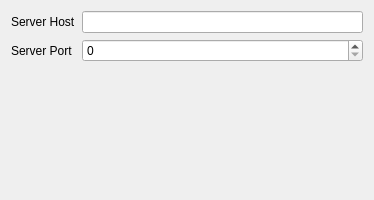
<?xml version="1.0" encoding="UTF-8"?>
<ui version="4.0">
 <class>Settings</class>
 <widget class="QWidget" name="Settings">
  <property name="geometry">
   <rect>
    <x>0</x>
    <y>0</y>
    <width>374</width>
    <height>200</height>
   </rect>
  </property>
  <layout class="QFormLayout">
   <item row="0" column="0">
    <widget class="QLabel" name="serverHost">
     <property name="text">
      <string>Server Host</string>
     </property>
     <property name="buddy">
      <cstring>serverHost</cstring>
     </property>
    </widget>
   </item>
   <item row="0" column="1">
    <widget class="QLineEdit" name="kcfg_serverHost"/>
   </item>
   <item row="1" column="0">
    <widget class="QLabel" name="serverPort">
     <property name="text">
      <string>Server Port</string>
     </property>
    </widget>
   </item>
   <item row="1" column="1">
    <widget class="QSpinBox" name="kcfg_serverPort">
     <property name="maximum">
      <number>65535</number>
     </property>
    </widget>
   </item>
  </layout>
 </widget>
 <resources/>
 <connections/>
</ui>
